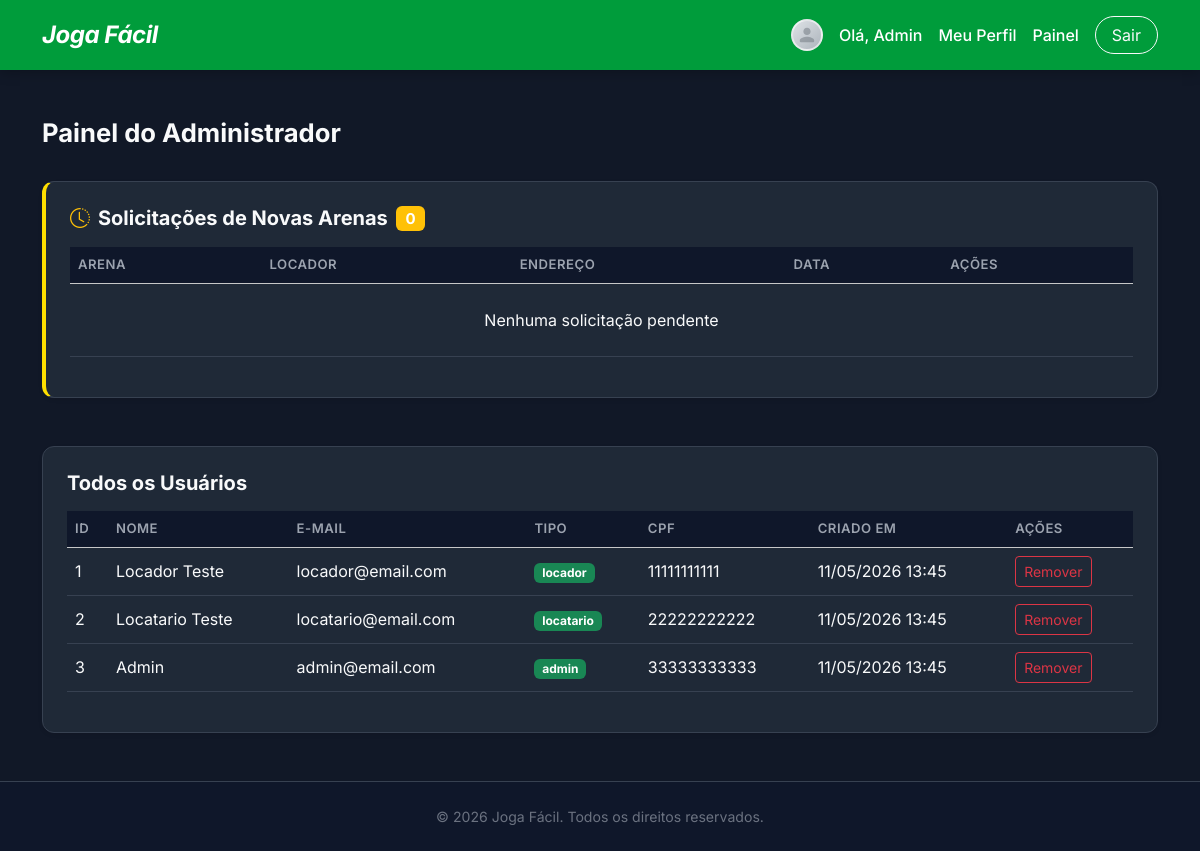
Page /pages/dashboardAdmin.php (signed in) on the committed database.
### tables this page shows
CREATE TABLE IF NOT EXISTS usuarios (
    id         INT AUTO_INCREMENT PRIMARY KEY,
    nome       VARCHAR(100)  NOT NULL,
    email      VARCHAR(150)  NOT NULL UNIQUE,
    senha      VARCHAR(255)  NOT NULL,
    tipo       ENUM('locador','locatario','gerente','admin') NOT NULL DEFAULT 'locatario',
    cpf        VARCHAR(14)   DEFAULT NULL UNIQUE,
    status     ENUM('ativo', 'inativo') NOT NULL DEFAULT 'ativo',
    foto_perfil VARCHAR(255)  DEFAULT NULL,
    created_at   TIMESTAMP     DEFAULT CURRENT_TIMESTAMP
);

### crud/readQuadras.php (called while the page is built, shortened)
<?php
function getAllPendingQuadras(): array {
    $pdo = getDbConnection();
    $stmt = $pdo->prepare("SELECT q.*, u.nome as locador_nome FROM quadras q JOIN usuarios u ON q.locador_id = u.id WHERE q.status = 'pendente' ORDER BY q.created_at ASC");
    $stmt->execute();
    return $stmt->fetchAll(PDO::FETCH_ASSOC);
}

### crud/readUsuarios.php (called while the page is built, shortened)
<?php
function readAllUsuarios(): array {
    $pdo        = getDbConnection();
    $selectStmt = $pdo->query("SELECT id, nome, email, tipo, cpf, foto_perfil, created_at FROM usuarios ORDER BY created_at DESC");
    return $selectStmt->fetchAll();
}

### pages/dashboardAdmin.php (the view, shortened to what this page needs)
<?php
require_once __DIR__ . '/../crud/readUsuarios.php';
require_once __DIR__ . '/../crud/readQuadras.php';
$allUsers        = readAllUsuarios();
$pendingArenas   = getAllPendingQuadras();
?>
<!DOCTYPE html>
<html lang="pt-BR">
<head>
    <?php $pageTitle = 'Painel do Administrador – Joga Fácil'; include __DIR__ . '/../includes/headTag.php'; ?>
</head>
<body class="d-flex flex-column min-vh-100">
<?php include __DIR__ . '/../includes/header.php'; ?>
<main class="flex-grow-1 container py-5">
    <div class="d-flex justify-content-between align-items-center mb-4">
        <h2 class="dashboardTitle fw-bold">Painel do Administrador</h2>
    </div>
    <div class="card border-0 shadow-sm p-4 mb-5 dashboardCard" style="border-left: 4px solid var(--amareloOuro) !important;">
        <h5 class="fw-bold mb-3 d-flex align-items-center">
            <i class="bi bi-clock-history me-2 text-warning"></i>
            Solicitações de Novas Arenas
            <span class="badge bg-warning ms-2"><?= count($pendingArenas) ?></span>
        </h5>
        <div class="table-responsive">
            <table class="table dashboardTable table-hover align-middle">
                <thead class="table-light">
                    <tr>
                        <th>Arena</th>
                        <th>Locador</th>
                        <th>Endereço</th>
                        <th>Data</th>
                        <th>Ações</th>
                    </tr>
                </thead>
                <tbody>
                    <?php if (empty($pendingArenas)): ?>
                        <tr><td colspan="5" class="text-center py-4">Nenhuma solicitação pendente</td></tr>
                    <?php endif; ?>
                </tbody>
            </table>
        </div>
    </div>
    <div class="card border-0 shadow-sm p-4 dashboardCard">
        <h5 class="fw-bold mb-3">Todos os Usuários</h5>
        <div class="table-responsive">
            <table class="table dashboardTable table-hover align-middle">
                <thead class="table-light">
                    <tr>
                        <th>ID</th>
                        <th>Nome</th>
                        <th>E-mail</th>
                        <th>Tipo</th>
                        <th>CPF</th>
                        <th>Criado em</th>
                        <th>Ações</th>
                    </tr>
                </thead>
                <tbody>
                    <?php if (empty($allUsers)): ?>
                        <tr><td colspan="7" class="text-center">Nenhum usuário cadastrado</td></tr>
                    <?php else: ?>
                        <?php foreach ($allUsers as $userRow): ?>
                        <tr>
                            <td><?= $userRow['id'] ?></td>
                            <td><?= htmlspecialchars($userRow['nome']) ?></td>
                            <td><?= htmlspecialchars($userRow['email']) ?></td>
                            <td><span class="badge bg-success"><?= $userRow['tipo'] ?></span></td>
                            <td><?= $userRow['cpf'] ?? '—' ?></td>
                            <td><?= date('d/m/Y H:i', strtotime($userRow['created_at'])) ?></td>
                            <td>
                                <form action="../crud/deleteUsuario.php" method="POST" class="d-inline deleteForm">
                                    <button type="submit" class="btn btn-sm btn-outline-danger">Remover</button>
                                </form>
                            </td>
                        </tr>
                        <?php endforeach; ?>
                    <?php endif; ?>
                </tbody>
            </table>
        </div>
    </div>
</main>
<?php include __DIR__ . '/../includes/footer.php'; ?>
</body>
</html>

### includes/headTag.php (shortened to what this page needs)
<?php
$assetUrl = (strpos($_SERVER['SCRIPT_NAME'], '/pages/') !== false || strpos($_SERVER['SCRIPT_NAME'], '/crud/') !== false) ? '../' : './';
?>
<link href="https://cdn.jsdelivr.net/npm/bootstrap@5.3.2/dist/css/bootstrap.min.css" rel="stylesheet">
<link rel="stylesheet" href="https://cdn.jsdelivr.net/npm/bootstrap-icons@1.11.3/font/bootstrap-icons.min.css">
<link href="<?= $assetUrl ?>assets/css/customStyles.css" rel="stylesheet">

### includes/header.php
<?php
$baseUrl = (strpos($_SERVER['SCRIPT_NAME'], '/pages/') !== false || strpos($_SERVER['SCRIPT_NAME'], '/crud/') !== false) ? '../' : './';
?>
<header class="mainHeader customGreenBg py-3">
    <div class="container d-flex justify-content-between align-items-center">
        <a href="<?= $baseUrl ?>index.php" class="text-decoration-none">
            <h2 class="logoTitle text-white m-0 fst-italic fw-bold">Joga Fácil</h2>
        </a>
        <nav class="authNav d-flex align-items-center gap-3">
            <?php if (isset($_SESSION['usuarioLogado'])): ?>
                <?php
                    $headerFoto = $_SESSION['usuarioFoto'] ?? null;
                    $headerFotoUrl = $headerFoto ? $baseUrl . 'assets/uploads/perfil/' . htmlspecialchars($headerFoto) : null;
                ?>
                <?php if ($headerFotoUrl): ?>
                    <img src="<?= $headerFotoUrl ?>" alt="Avatar" class="header-avatar">
                <?php else: ?>
                    <span class="header-avatar-default">
                        <svg viewBox="0 0 24 24" fill="currentColor" color="#6c757d">
                            <path d="M12 12c2.7 0 4.8-2.1 4.8-4.8S14.7 2.4 12 2.4 7.2 4.5 7.2 7.2 9.3 12 12 12zm0 2.4c-3.2 0-9.6 1.6-9.6 4.8v1.2c0 .7.5 1.2 1.2 1.2h16.8c.7 0 1.2-.5 1.2-1.2v-1.2c0-3.2-6.4-4.8-9.6-4.8z"/>
                        </svg>
                    </span>
                <?php endif; ?>
                <span class="text-white fw-medium">Olá, <?= htmlspecialchars($_SESSION['usuarioNome']) ?></span>
                <a href="<?= $baseUrl ?>pages/perfil.php" class="text-white text-decoration-none fw-medium">Meu Perfil</a>
                <?php if ($_SESSION['usuarioTipo'] === 'locador' || $_SESSION['usuarioTipo'] === 'gerente'): ?>
                    <a href="<?= $baseUrl ?>pages/dashboardLocador.php" class="text-white text-decoration-none fw-medium">Painel</a>
                <?php elseif ($_SESSION['usuarioTipo'] === 'admin'): ?>
                    <a href="<?= $baseUrl ?>pages/dashboardAdmin.php" class="text-white text-decoration-none fw-medium">Painel</a>
                <?php endif; ?>
                <a href="<?= $baseUrl ?>pages/logout.php" class="btn btn-outline-light rounded-pill px-3">Sair</a>
            <?php else: ?>
                <a href="<?= $baseUrl ?>pages/escolherLogin.php" class="text-white text-decoration-none fw-medium">Entrar</a>
                <a href="<?= $baseUrl ?>pages/escolherCadastro.php" class="btn btn-warning fw-bold text-dark rounded-pill px-4 shadow-sm customYellowBtn">Cadastre-se</a>
            <?php endif; ?>
        </nav>
    </div>
</header>

### includes/footer.php (shortened to what this page needs)
<footer class="mainFooter bg-dark text-white text-center py-4 mt-auto">
    <div class="container">
        <p class="mb-0 footerText">&copy; <?php echo date('Y'); ?> Joga Fácil. Todos os direitos reservados.</p>
    </div>
</footer>

### assets/css/components/tokens.css (style rules this page uses)
:root { --verdeBandeira: #009c3b; --verdeEscuro: #006425; --amareloOuro: #FFDF00; --amareloClaro: #FFEE66; --bgMain: #111827; --bgCard: #1f2937; --bgCardBorder: #374151; --bgSection: #0f172a; --textPrimary: #f9fafb; --textSecondary: #9ca3af; --textMuted: #6b7280; --radiusSm: 8px; --radiusMd: 12px; --radiusLg: 16px; --radiusXl: 24px; --shadowCard: 0 4px 20px rgba(0, 0, 0, 0.35); --transition: all 0.25s ease; }

### assets/css/components/global.css (style rules this page uses)
*, *::before, *::after { box-sizing: border-box; }
html { font-size: 16px; }
body { font-family: 'Inter', system-ui, -apple-system, sans-serif; background-color: var(--bgMain) !important; color: var(--textPrimary) !important; display: flex; flex-direction: column; min-height: 100vh; margin: 0; }

### assets/css/components/navbar.css (style rules this page uses)
.mainHeader { background-color: var(--verdeBandeira) !important; box-shadow: 0 2px 12px rgba(0, 0, 0, 0.25); }
.logoTitle { font-size: 1.5rem; letter-spacing: -0.5px; color: #ffffff !important; }

### assets/css/components/dashboard.css (style rules this page uses)
.dashboardCard { background-color: var(--bgCard) !important; border: 1px solid var(--bgCardBorder) !important; border-radius: var(--radiusMd) !important; color: var(--textPrimary) !important; }
.dashboardTitle { font-size: 1.6rem; color: var(--textPrimary); }
.dashboardTable th { font-weight: 600; color: var(--textSecondary); font-size: 0.82rem; text-transform: uppercase; letter-spacing: 0.5px; background-color: var(--bgSection) !important; }
.dashboardTable td { color: var(--textPrimary); background-color: var(--bgCard) !important; border-color: var(--bgCardBorder) !important; }

### assets/css/components/footer.css (style rules this page uses)
.mainFooter { background-color: var(--bgSection) !important; border-top: 1px solid var(--bgCardBorder); margin-top: auto; }
.footerText { color: var(--textMuted); font-size: 0.88rem; }

### assets/css/components/perfil.css (style rules this page uses)
.header-avatar-default { width: 32px; height: 32px; border-radius: 50%; background: linear-gradient(135deg, #dee2e6, #adb5bd); border: 2px solid rgba(255, 255, 255, 0.6); display: inline-flex; align-items: center; justify-content: center; transition: border-color 0.2s ease, transform 0.2s ease; overflow: hidden; }
.header-avatar-default svg { width: 18px; height: 18px; opacity: 0.5; }

### rows in the picture
usuarios: id "1", nome "Locador Teste", email "locador@email.com", tipo "locador", cpf "11111111111", created_at "11/05/2026 13:45"
usuarios: id "2", nome "Locatario Teste", email "locatario@email.com", tipo "locatario", cpf "22222222222", created_at "11/05/2026 13:45"
usuarios: id "3", nome "Admin", email "admin@email.com", tipo "admin", cpf "33333333333", created_at "11/05/2026 13:45"

### other values in the picture
$_SESSION['usuarioNome'] "Admin"
count($pendingArenas) "0"
